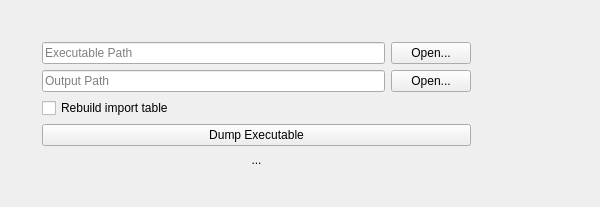
<?xml version="1.0" encoding="UTF-8"?>
<ui version="4.0">
 <class>ExeDumperWidgetClass</class>
 <widget class="QWidget" name="ExeDumperWidgetClass">
  <property name="geometry">
   <rect>
    <x>0</x>
    <y>0</y>
    <width>600</width>
    <height>207</height>
   </rect>
  </property>
  <property name="sizePolicy">
   <sizepolicy hsizetype="Preferred" vsizetype="Preferred">
    <horstretch>0</horstretch>
    <verstretch>0</verstretch>
   </sizepolicy>
  </property>
  <property name="minimumSize">
   <size>
    <width>600</width>
    <height>0</height>
   </size>
  </property>
  <property name="windowTitle">
   <string>Executable Dumper</string>
  </property>
  <widget class="QWidget" name="">
   <property name="geometry">
    <rect>
     <x>31</x>
     <y>31</y>
     <width>451</width>
     <height>148</height>
    </rect>
   </property>
   <layout class="QVBoxLayout" name="verticalLayout">
    <item>
     <layout class="QHBoxLayout" name="horizontalLayout">
      <item>
       <widget class="QLineEdit" name="execPathEdit">
        <property name="placeholderText">
         <string>Executable Path</string>
        </property>
       </widget>
      </item>
      <item>
       <widget class="QPushButton" name="execPathButton">
        <property name="text">
         <string>Open...</string>
        </property>
       </widget>
      </item>
     </layout>
    </item>
    <item>
     <layout class="QHBoxLayout" name="horizontalLayout_2">
      <item>
       <widget class="QLineEdit" name="dumpPathEdit">
        <property name="placeholderText">
         <string>Output Path</string>
        </property>
       </widget>
      </item>
      <item>
       <widget class="QPushButton" name="dumpPathButton">
        <property name="text">
         <string>Open...</string>
        </property>
       </widget>
      </item>
     </layout>
    </item>
    <item>
     <widget class="QCheckBox" name="rebuildIATCheck">
      <property name="text">
       <string>Rebuild import table</string>
      </property>
     </widget>
    </item>
    <item>
     <widget class="QPushButton" name="dumpButton">
      <property name="text">
       <string>Dump Executable</string>
      </property>
     </widget>
    </item>
    <item>
     <widget class="QLabel" name="returnLabel">
      <property name="text">
       <string>...</string>
      </property>
      <property name="alignment">
       <set>Qt::AlignmentFlag::AlignCenter</set>
      </property>
     </widget>
    </item>
   </layout>
  </widget>
 </widget>
 <layoutdefault spacing="6" margin="11"/>
 <resources/>
 <connections/>
</ui>
